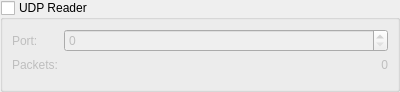
<?xml version="1.0" encoding="UTF-8"?>
<ui version="4.0">
 <class>QUdpPortWidget</class>
 <widget class="QWidget" name="QUdpPortWidget">
  <property name="geometry">
   <rect>
    <x>0</x>
    <y>0</y>
    <width>400</width>
    <height>92</height>
   </rect>
  </property>
  <property name="minimumSize">
   <size>
    <width>400</width>
    <height>0</height>
   </size>
  </property>
  <property name="windowTitle">
   <string>Form</string>
  </property>
  <layout class="QVBoxLayout" name="verticalLayout">
   <property name="leftMargin">
    <number>0</number>
   </property>
   <property name="topMargin">
    <number>0</number>
   </property>
   <property name="rightMargin">
    <number>0</number>
   </property>
   <property name="bottomMargin">
    <number>0</number>
   </property>
   <item>
    <widget class="QGroupBox" name="groupBox">
     <property name="title">
      <string>UDP Reader</string>
     </property>
     <property name="checkable">
      <bool>true</bool>
     </property>
     <property name="checked">
      <bool>false</bool>
     </property>
     <layout class="QFormLayout" name="formLayout">
      <item row="0" column="0">
       <widget class="QLabel" name="label">
        <property name="text">
         <string>Port:</string>
        </property>
       </widget>
      </item>
      <item row="0" column="1">
       <widget class="QSpinBox" name="incoming_port"/>
      </item>
      <item row="1" column="0">
       <widget class="QLabel" name="label_2">
        <property name="text">
         <string>Packets:</string>
        </property>
       </widget>
      </item>
      <item row="1" column="1">
       <widget class="QLabel" name="label_3">
        <property name="text">
         <string>0</string>
        </property>
        <property name="alignment">
         <set>Qt::AlignRight|Qt::AlignTrailing|Qt::AlignVCenter</set>
        </property>
       </widget>
      </item>
     </layout>
     <zorder>label_2</zorder>
     <zorder>label</zorder>
     <zorder>incoming_port</zorder>
     <zorder>label_3</zorder>
    </widget>
   </item>
  </layout>
 </widget>
 <resources/>
 <connections/>
</ui>
